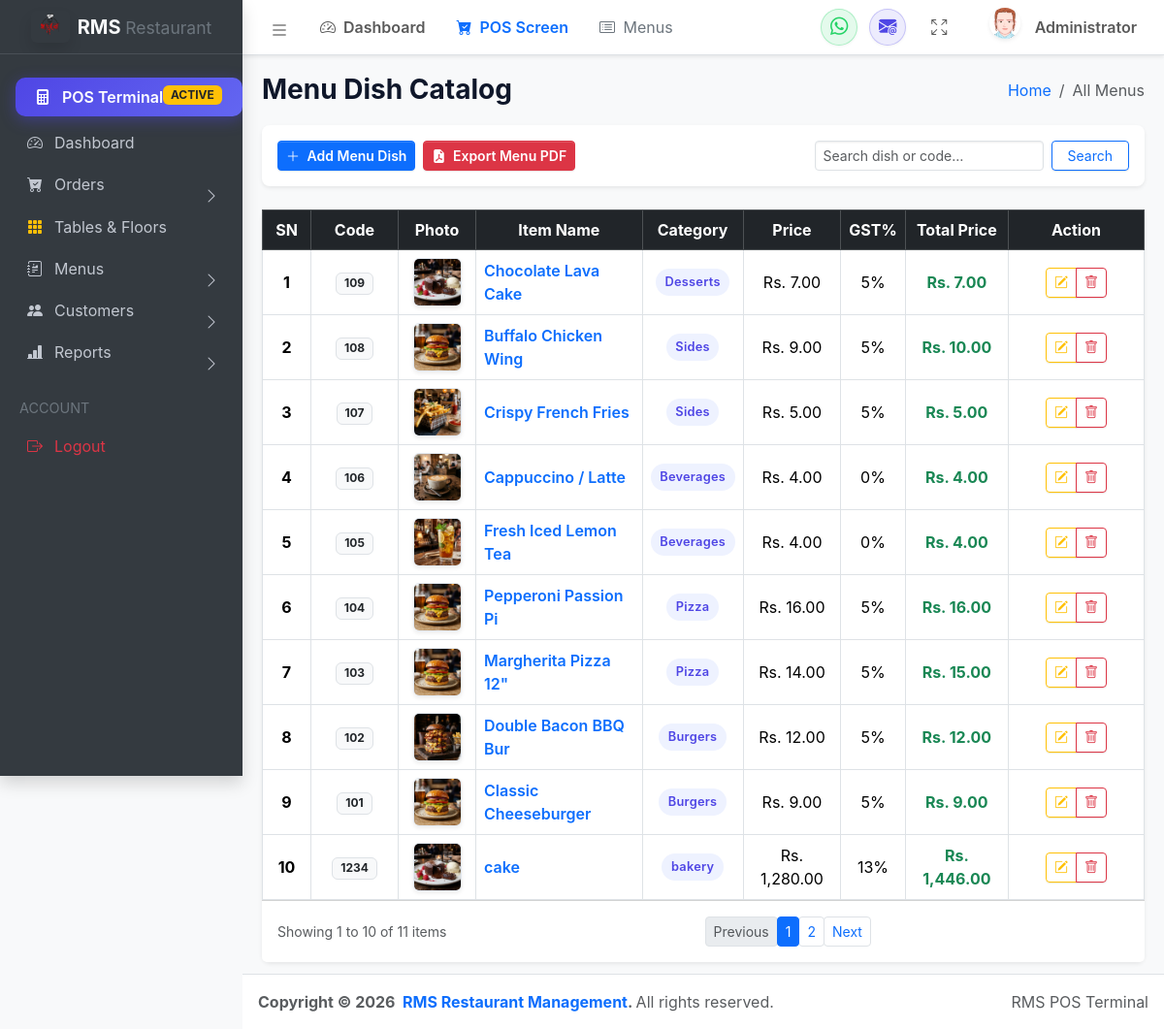
The page /views/menu/All_menus.php (signed in) on the database its author committed.
### tables this page shows
CREATE TABLE `menue` (
  `sn` int(10) NOT NULL AUTO_INCREMENT,
  `code` varchar(50) NOT NULL,
  `image` varchar(255) DEFAULT NULL,
  `item_name` varchar(150) NOT NULL,
  `catagory` varchar(100) NOT NULL,
  `price` decimal(10,2) NOT NULL DEFAULT 0.00,
  `gst` decimal(5,2) NOT NULL DEFAULT 0.00,
  `total` decimal(10,2) NOT NULL DEFAULT 0.00,
  PRIMARY KEY (`sn`)
);

### views/helpers/function.php (called while the page is built, shortened)
<?php
if (!function_exists('rms_menu_image')) {
    function rms_menu_image($image) {
        $defaultFallback = '/RMS/public/assets/images/food/pos_cheeseburger.jpg';
        $image = trim($image);
        if (strpos($image, '/RMS/') === 0) {
            $relPath = substr($image, 5);
            $diskPath = realpath(__DIR__ . '/../../' . $relPath);
            if ($diskPath && file_exists($diskPath)) {
                return $image;
            }
        }
        $uploadsDir = realpath(__DIR__ . '/../../public/assets/uploads');
        if ($uploadsDir && file_exists($uploadsDir . DIRECTORY_SEPARATOR . $image)) {
            return '/RMS/public/assets/uploads/' . $image;
        }
        $foodDir = realpath(__DIR__ . '/../../public/assets/images/food');
        return $defaultFallback;
    }
}

### views/menu/All_menus.php (the view, shortened to what this page needs)
<?php
include_once __DIR__ . '/../../config/database.php';
include_once __DIR__ . '/../helpers/function.php';
include_once __DIR__ . '/../layouts/header.php';
include_once __DIR__ . '/../layouts/sidebar.php';
$search = isset($_GET['search']) ? trim($_GET['search']) : '';
$limit = 10;
$page = isset($_GET['page']) ? intval($_GET['page']) : 1;
$start = ($page - 1) * $limit;
$total_records = 0;
$total_pages = 1;
$result = null;
if ($conn) {
    $search_condition = "";
    $count_res = @$conn->query("SELECT COUNT(*) AS total FROM menue $search_condition");
    if ($count_res) {
        $count_row = $count_res->fetch_assoc();
        $total_records = intval($count_row['total'] ?? 0);
        $total_pages = max(1, ceil($total_records / $limit));
    }
    $result = @$conn->query("SELECT * FROM menue $search_condition ORDER BY sn DESC LIMIT $start, $limit");
}
?>
<main class="app-main">
  <div class="app-content-header">
    <div class="container-fluid">
      <div class="row align-items-center">
        <div class="col-sm-6"><h3 class="mb-0 fw-bold">Menu Dish Catalog</h3></div>
        <div class="col-sm-6">
          <ol class="breadcrumb float-sm-end">
            <li class="breadcrumb-item"><a href="/RMS/public/index.php">Home</a></li>
            <li class="breadcrumb-item active" aria-current="page">All Menus</li>
          </ol>
        </div>
      </div>
    </div>
  </div>
  <div class="app-content">
    <div class="container-fluid">
      <div class="card shadow-sm border-0 mb-4 rounded-3">
        <div class="card-body p-3">
          <div class="d-flex justify-content-between align-items-center flex-wrap gap-2">
            <div class="d-flex gap-2 flex-wrap">
              <a href="add_menus.php" class="btn btn-primary fw-semibold btn-sm">
                <i class="bi bi-plus-lg me-1"></i> Add Menu Dish
              </a>
              <a href="/RMS/views/order/print_pdf.php?format=menu" target="_blank" class="btn btn-danger fw-semibold btn-sm">
                <i class="bi bi-file-earmark-pdf-fill me-1"></i> Export Menu PDF
              </a>
            </div>
            <form method="GET" class="d-flex gap-2">
              <input type="text" name="search" class="form-control form-control-sm" placeholder="Search dish or code…" value="<?= htmlspecialchars($search) ?>">
              <button class="btn btn-outline-primary btn-sm px-3" type="submit">Search</button>
            </form>
          </div>
        </div>
      </div>
      <div class="card shadow-sm border-0 rounded-3">
        <div class="table-responsive">
          <table class="table table-hover table-bordered align-middle mb-0">
            <thead class="table-dark text-center">
              <tr>
                <th style="width: 50px;">SN</th>
                <th style="width: 90px;">Code</th>
                <th style="width: 80px;">Photo</th>
                <th>Item Name</th>
                <th>Category</th>
                <th>Price</th>
                <th>GST%</th>
                <th>Total Price</th>
                <th style="width: 140px;">Action</th>
              </tr>
            </thead>
            <tbody class="text-center">
              <?php
              if ($result && mysqli_num_rows($result) > 0) {
                  $sn = $start + 1;
                  while ($row = mysqli_fetch_assoc($result)) {
                    $imgUrl = rms_menu_image($row['image']);
                  ?>
                    <tr>
                      <td class="fw-bold"><?= $sn ?></td>
                      <td><span class="badge bg-light text-dark border"><?= htmlspecialchars($row['code']) ?></span></td>
                      <td>
                        <img src="<?= htmlspecialchars($imgUrl); ?>" class="menu-thumb shadow-sm" alt="<?= htmlspecialchars($row['item_name']) ?>" onerror="this.src='/RMS/public/assets/images/food/pos_cheeseburger.jpg';">
                      </td>
                      <td class="fw-semibold text-start text-primary"><?= htmlspecialchars($row['item_name']) ?></td>
                      <td><span class="rms-badge rms-badge-primary"><?= htmlspecialchars($row['catagory']) ?></span></td>
                      <td>Rs. <?= number_format(floatval($row['price']), 2) ?></td>
                      <td><?= floatval($row['gst']) ?>%</td>
                      <td class="fw-bold text-success">Rs. <?= number_format(floatval($row['total']), 2) ?></td>
                      <td class="text-center">
                        <div class="btn-group btn-group-sm">
                          <button type="button" class="btn btn-outline-warning" data-bs-toggle="modal" data-bs-target="#editModal<?= $row['sn'] ?>" title="Edit Dish">
                            <i class="bi bi-pencil-square"></i>
                          </button>
                          <button type="button" class="btn btn-outline-danger" data-bs-toggle="modal" data-bs-target="#deleteModal<?= $row['sn'] ?>" title="Delete Dish">
                            <i class="bi bi-trash"></i>
                          </button>
                        </div>
                      </td>
                    </tr>
                  <?php $sn++; }
              } ?>
            </tbody>
          </table>
        </div>
        <?php if ($total_pages > 1): ?>
          <div class="card-footer bg-white d-flex justify-content-between align-items-center py-3">
            <span class="text-muted small">Showing <?= $start + 1 ?> to <?= min($start + $limit, $total_records) ?> of <?= $total_records ?> items</span>
            <ul class="pagination pagination-sm mb-0">
              <li class="page-item <?= ($page <= 1) ? 'disabled' : '' ?>">
                <a class="page-link" href="?page=<?= $page - 1 ?>&search=<?= urlencode($search) ?>">Previous</a>
              </li>
              <?php for ($i = 1; $i <= $total_pages; $i++): ?>
                <li class="page-item <?= ($page == $i) ? 'active' : '' ?>">
                  <a class="page-link" href="?page=<?= $i ?>&search=<?= urlencode($search) ?>"><?= $i ?></a>
                </li>
              <?php endfor; ?>
              <li class="page-item <?= ($page >= $total_pages) ? 'disabled' : '' ?>">
                <a class="page-link" href="?page=<?= $page + 1 ?>&search=<?= urlencode($search) ?>">Next</a>
              </li>
            </ul>
          </div>
        <?php endif; ?>
      </div>
    </div>
  </div>
</main>
<?php include_once __DIR__ . '/../layouts/footer.php'; ?>

### public/assets/css/style.css (style rules this page uses)
:root { --rms-primary: #4f46e5; --rms-primary-hover: #4338ca; --rms-primary-light: #eef2ff; --rms-secondary: #0ea5e9; --rms-secondary-hover: #0284c7; --rms-accent: #f59e0b; --rms-success: #10b981; --rms-success-hover: #059669; --rms-danger: #ef4444; --rms-danger-hover: #dc2626; --rms-warning: #f59e0b; --rms-info: #06b6d4; --rms-bg: #f8fafc; --rms-surface: #ffffff; --rms-border: #e2e8f0; --rms-border-hover: #cbd5e1; --rms-text-main: #0f172a; --rms-text-muted: #64748b; --rms-text-light: #94a3b8; --pos-sidebar-width: 420px; --pos-header-height: 64px; --pos-card-bg: #ffffff; --pos-card-shadow: 0 4px 14px rgba(0, 0, 0, 0.04); --pos-card-hover: 0 10px 25px rgba(79, 70, 229, 0.12); --rms-shadow-sm: 0 1px 2px rgba(0, 0, 0, 0.05); --rms-shadow-md: 0 4px 12px rgba(0, 0, 0, 0.07); --rms-shadow-lg: 0 10px 25px -3px rgba(0, 0, 0, 0.1), 0 4px 6px -2px rgba(0, 0, 0, 0.05); --rms-shadow-xl: 0 20px 25px -5px rgba(0, 0, 0, 0.1), 0 10px 10px -5px rgba(0, 0, 0, 0.04); --rms-radius-sm: 6px; --rms-radius-md: 10px; --rms-radius-lg: 16px; --rms-radius-xl: 24px; --rms-radius-full: 9999px; --rms-transition: all 0.2s cubic-bezier(0.4, 0, 0.2, 1); --rms-transition-bounce: all 0.3s cubic-bezier(0.34, 1.56, 0.64, 1); }
body { font-family: 'Source Sans 3', -apple-system, BlinkMacSystemFont, "Segoe UI", Roboto, "Helvetica Neue", Arial, sans-serif; color: var(--rms-text-main); background-color: var(--rms-bg); -webkit-font-smoothing: antialiased; }
.menu-thumb { width: 50px; height: 50px; object-fit: cover; border-radius: var(--rms-radius-sm); border: 1px solid var(--rms-border); box-shadow: var(--rms-shadow-sm); transition: var(--rms-transition); }
.rms-badge { display: inline-flex; align-items: center; gap: 0.35rem; padding: 0.35em 0.75em; font-size: 0.8rem; font-weight: 600; border-radius: var(--rms-radius-full); letter-spacing: 0.02em; }
.rms-badge-primary { background-color: var(--rms-primary-light); color: var(--rms-primary); }

### rows shown on the page
menue: code "109", image (picture), item_name "Chocolate Lava Cake", catagory "Desserts", price "7.00", gst "5", total "7.00"
menue: code "108", item_name "Buffalo Chicken Wing", catagory "Sides", price "9.00", gst "5", total "10.00"
menue: code "107", image (picture), item_name "Crispy French Fries", catagory "Sides", price "5.00", gst "5", total "5.00"
menue: code "106", image (picture), item_name "Cappuccino / Latte", catagory "Beverages", price "4.00", gst "0", total "4.00"
menue: code "105", image (picture), item_name "Fresh Iced Lemon Tea", catagory "Beverages", price "4.00", gst "0", total "4.00"
menue: code "104", item_name "Pepperoni Passion Pi", catagory "Pizza", price "16.00", gst "5", total "16.00"
menue: code "103", item_name "Margherita Pizza 12\"", catagory "Pizza", price "14.00", gst "5", total "15.00"
menue: code "102", image (picture), item_name "Double Bacon BBQ Bur", catagory "Burgers", price "12.00", gst "5", total "12.00"
menue: code "101", image (picture), item_name "Classic Cheeseburger", catagory "Burgers", price "9.00", gst "5", total "9.00"
menue: code "1234", image+item_name (picture), item_name "cake", catagory "bakery", price "1,280.00", gst "13", total "1,446.00"

### other values the page prints
$navUser "Administrator"
$start + 1 "1"
min($start + $limit, $total_records) "10"
$total_records "11"
